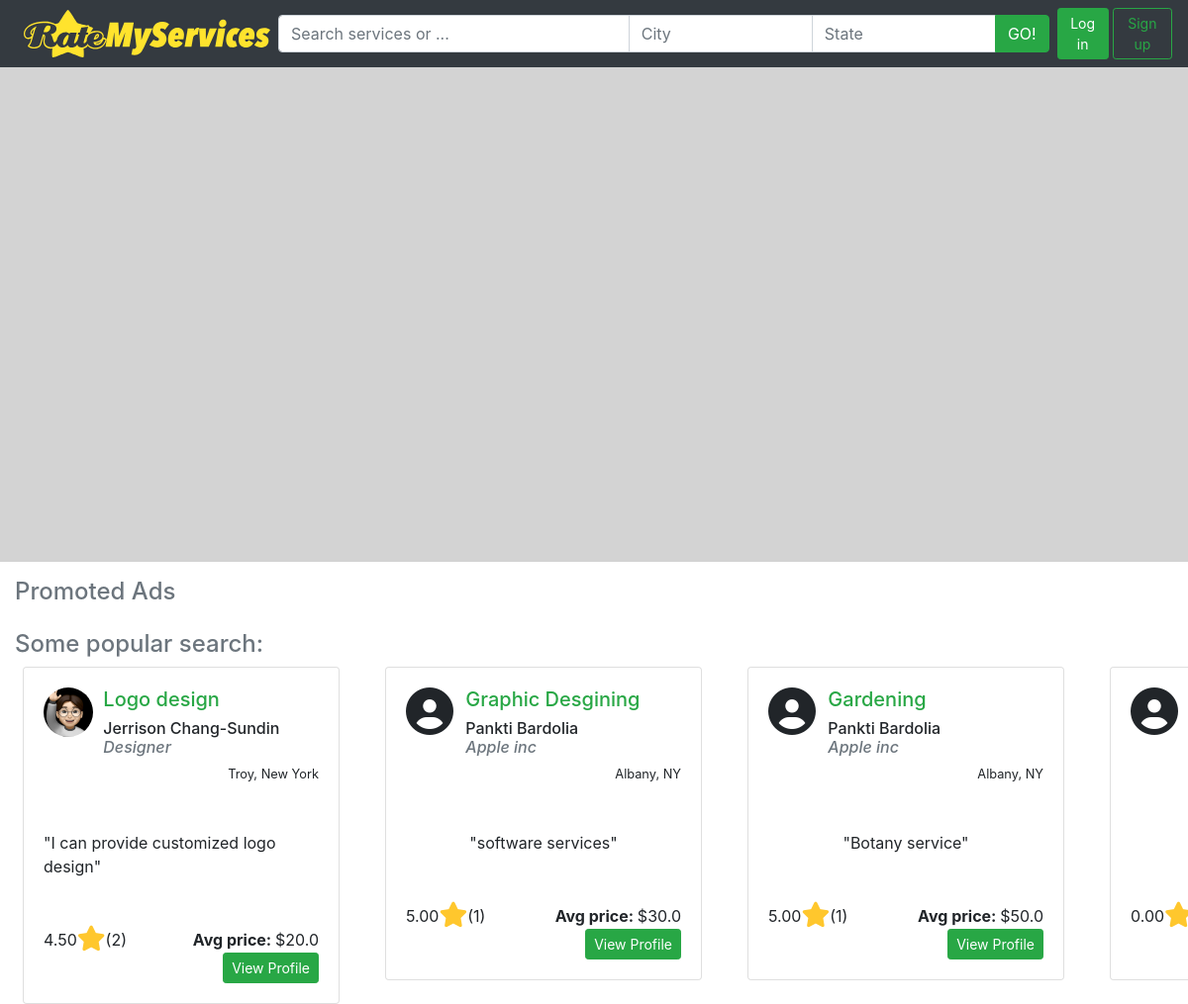
The app's page /, older data.
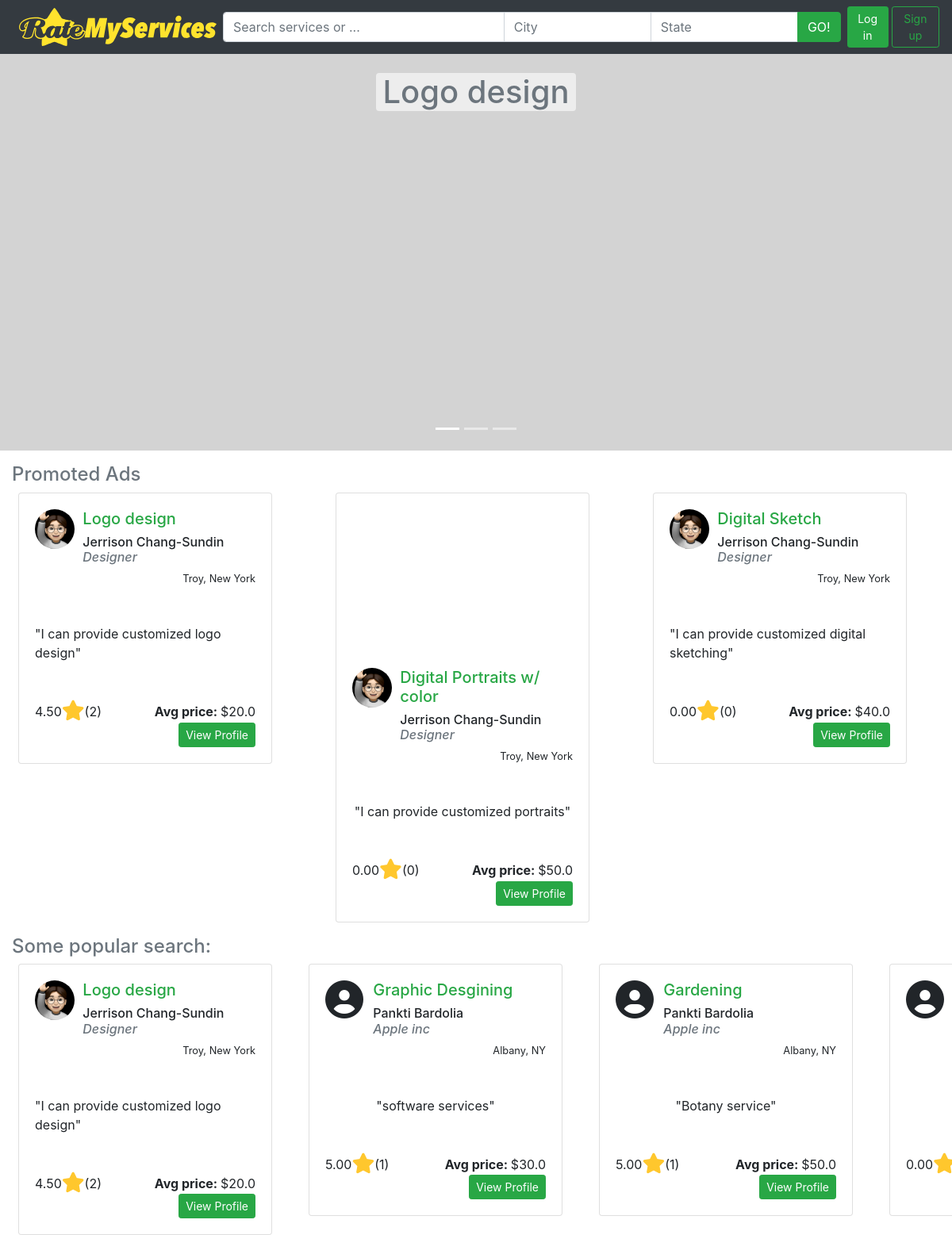
The same page, newer data.
### RateMyServices/models.py (models this page shows, shortened)
class Service(models.Model):
	service = models.CharField(max_length=30)
	provider = models.ForeignKey(ProfessionalUser, on_delete=models.CASCADE)
	rate = models.FloatField()
	avg_rating = models.FloatField(default=0.0)
	description = models.CharField(max_length=200, default='')
	isHour = models.BooleanField(default=False)
	image = models.ImageField(upload_to='service_pics/',blank=True)

class ProfessionalUser(models.Model):
	generalUserID = models.ForeignKey(User, on_delete=models.CASCADE)
	title = models.CharField(max_length=30, default='')
	description = models.CharField(max_length=200, default='')
	avg_rating = models.FloatField(default=0.0)
	isPlatinum = models.BooleanField(default=False)
	isDiamond = models.BooleanField(default=False)

### accounts/models.py (models this page shows, shortened)
class User(AbstractBaseUser):
    email   = models.EmailField(max_length=255,unique=True)
    active  = models.BooleanField(default=True)
    staff   = models.BooleanField(default=False) # a admin user; non super-user
    admin   = models.BooleanField(default=False) # a superuser
    first_name  = models.CharField(max_length=30,null=True,blank=False)
    last_name   = models.CharField(max_length=30,null=True,blank=False)
    professional = models.BooleanField(default=False)
    state       = models.CharField(max_length=30,null=True,blank=False)
    city        = models.CharField(max_length=30,null=True,blank=False)
    zips        = models.CharField(max_length=5,null=True,blank=False)
    street      = models.CharField(max_length=100,null=True,blank=False)
    phone       = models.CharField(max_length=12,null=True,blank=False)
    profile_image = models.ImageField(upload_to='profile_pics/', blank=True)
    USERNAME_FIELD = 'email'
    REQUIRED_FIELDS = ['first_name','last_name'] # Email & Password are required by default.
    objects = UserManager()

### RateMyServices/views.py (the view)
# urls.py: path('', views.index, name='index'),
def index(request):
	gUser = User.objects.get(id=1) #id = 2 : for testing purposes
	pUsers = ProfessionalUser.objects.all()
	serviceList = Service.objects.all()
	platinumList = []
	diamondList = []
	for service in serviceList:
		if service.provider.isPlatinum:
			platinumList.append(service)
		if service.provider.isDiamond:
			diamondList.append(service)
	context = {
		'pUsers': pUsers,
		'gUser': gUser,
		'serviceList': serviceList,
		'platinumList': platinumList,
		'diamondList': diamondList,
	}
	return render(request, 'RateMyServices/index.html', context)

### RateMyServices/templates/RateMyServices/index.html (shortened to what this page needs)
{% extends "RateMyServices/base.html" %}
{% block content %}
<div class="container-fluid px-0" style="height: 500px;background-color: lightgray;">
	<div id="PremiumpuserAds" class="carousel slide" data-ride="carousel" style="height: 100%;">
		<ol class="carousel-indicators btm-3">
			{% for i in diamondList %}
			<li data-target="#PremiumpuserAds" data-slide-to="{{forloop.counter0}}" {% if not forloop.counter0 %} class="active" {% endif %}></li>
			{% endfor %}
		</ol>
		<div class="carousel-inner">
			{% for i in diamondList %}
			<div class="carousel-item {% if not forloop.counter0 %} active {% endif %}"
			>
				<div class="d-flex justify-content-center">
					<a href="{% url 'RateMyServices:professional_profile_service' i.provider.id i.id %}"><h1 class="mt-4 text-secondary rounded px-2" style="background-color: rgba(255, 255, 255, 0.6)">{{i.service}}</h1></a>
				</div>
			</div>
			{% endfor %}
		</div>
	</div>
</div>
<div class="container-fluid mt-3">
	<h4 class="text-muted">Promoted Ads</h4>
	<div class="row flex-row flex-nowrap overflow-auto">
		{% for i in platinumList %}
		<div class="col">
			{% include 'RateMyServices/reusableComponents/platinum_matchcards.html' %}
		</div>
		{% endfor %}
	</div>
</div>
<div class="container-fluid mt-3">
		<h4 class="text-muted">Some popular search:</h4>
		<div class="row flex-row flex-nowrap overflow-auto">
			{% if serviceList %}
			{% for i in serviceList %}
			<div class="col">
				{% include 'RateMyServices/reusableComponents/normal_matchcards.html' %}
			</div>
			{% endfor %}
			{% endif %}
		</div>
	</div>
{% endblock %}

### RateMyServices/templates/RateMyServices/reusableComponents/platinum_matchcards.html
<div class="card mx-2" style="width: 20rem;">
    {% if i.image %}
    <div class="card-img-top" style="height: 200px; background:url({{i.image.url}}) no-repeat; background-size: cover; background-position: center;">
    </div>
    {% endif %}
    <div class="card-body">
        <div class="row">
            <div class="col-2">
                {% if i.provider.generalUserID.profile_image %}
                <div class="rounded-circle mr-2" style="background: url({{i.provider.generalUserID.profile_image.url}}) no-repeat; height: 50px; width: 50px; background-size: cover; background-position: center;"></div>
                {% else %}
                <div>
                    <i class="fa fa-user-circle fa-3x"></i>
                </div>
                {% endif %}
            </div>
            <div class="col-10 pl-4">
                <h5 class="card-title mb-2 text-success">{{i.service}}</h5>
                <h6 class="mb-0">{{i.provider.generalUserID.first_name}} {{i.provider.generalUserID.last_name}}</h6>
                <h6 class="text-muted font-italic"> {{i.provider.title}}</h6>
            </div>
        </div>
        <div class="d-flex justify-content-end">
                <p class="my-0 small">{{i.provider.generalUserID.city}}, {{i.provider.generalUserID.state}}</p>
        </div>
        <div class="d-flex justify-content-center">
            <p class="card-text my-5">"{{i.description}}"</p>
        </div>
        <div class="d-flex align-items-center">
            <p class="my-auto"> {{i.avg_rating|floatformat:2}} </p>
            <span style="color: #ffc72d; font-size: 0.8rem;">
                <i class="fa fa-star fa-2x"></i>
            </span>
            <p class="my-auto mr-auto"> ({{i.rating_set.all.count}})</p>
            <p class="my-auto"> <strong>Avg price: </strong>${{i.rate}} {% if i.isHour %}/hr{% endif %}</p>
        </div>
        <a href="{% url 'RateMyServices:professional_profile_service' i.provider.id i.id %}" class="btn btn-sm btn-success float-right">View Profile</a>
    </div>
</div>

### RateMyServices/templates/RateMyServices/reusableComponents/normal_matchcards.html
<div class="card mx-2" style="width: 20rem;">
    <div class="card-body">
        <div class="row">
            <div class="col-2">
                {% if i.provider.generalUserID.profile_image %}
                <div class="rounded-circle mr-2" style="background: url({{i.provider.generalUserID.profile_image.url}}) no-repeat; height: 50px; width: 50px; background-size: cover; background-position: center;"></div>
                {% else %}
                <div>
                    <i class="fa fa-user-circle fa-3x"></i>
                </div>
                {% endif %}
            </div>
            <div class="col-10 pl-4">
                <h5 class="card-title mb-2 text-success">{{i.service}}</h5>
                <h6 class="mb-0">{{i.provider.generalUserID.first_name}} {{i.provider.generalUserID.last_name}}</h6>
                <h6 class="text-muted font-italic"> {{i.provider.title}}</h6>
            </div>
        </div>
        <div class="d-flex justify-content-end">
                <p class="my-0 small">{{i.provider.generalUserID.city}}, {{i.provider.generalUserID.state}}</p>
        </div>
        <div class="d-flex justify-content-center">
            <p class="card-text my-5">"{{i.description}}"</p>
        </div>
        <div class="d-flex align-items-center">
            <p class="my-auto"> {{i.avg_rating|floatformat:2}} </p>
            <span style="color: #ffc72d; font-size: 0.8rem;">
                <i class="fa fa-star fa-2x"></i>
            </span>
            <p class="my-auto mr-auto"> ({{i.rating_set.all.count}})</p>
            <p class="my-auto"> <strong>Avg price: </strong>${{i.rate}} {% if i.isHour %}/hr{% endif %} </p>
        </div>
        <a href="{% url 'RateMyServices:professional_profile_service' i.provider.id i.id %}" class="btn btn-sm btn-success float-right">View Profile</a>
    </div>
</div>

Row changes from the older to the newer data that the page shows:
now on one of the page's lists (row unchanged): Service: service "Logo design", provider.generalUserID.first_name "Jerrison", provider.generalUserID.last_name "Chang-Sundin", provider "Designer", provider.generalUserID.city "Troy", provider.generalUserID.state "New York", description "I can provide customized logo design", avg_rating "4.50", rating_set.all.count "2", rate "20.0"
added Service: provider.generalUserID.profile_image (picture), service "Digital Portraits w/ color", provider.generalUserID.first_name "Jerrison", provider.generalUserID.last_name "Chang-Sundin", provider "Designer", provider.generalUserID.city "Troy", provider.generalUserID.state "New York", description "I can provide customized portraits", avg_rating "0.00", rating_set.all.count "0", rate "50.0"
added Service: provider.generalUserID.profile_image (picture), service "Digital Sketch", provider.generalUserID.first_name "Jerrison", provider.generalUserID.last_name "Chang-Sundin", provider "Designer", provider.generalUserID.city "Troy", provider.generalUserID.state "New York", description "I can provide customized digital sketching", avg_rating "0.00", rating_set.all.count "0", rate "40.0"
